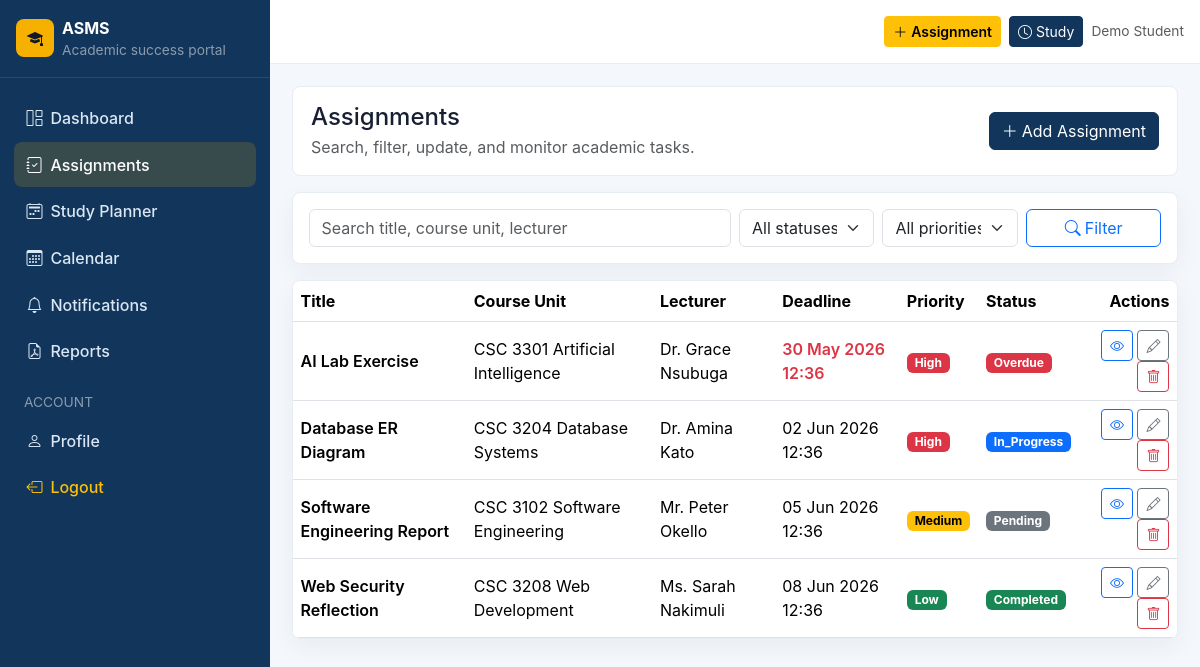
The page /assignments/ (signed in) on the database its author committed.
### assignments/models.py (models this page shows, shortened)
class Assignment(models.Model):
    PRIORITY_HIGH = "high"
    PRIORITY_MEDIUM = "medium"
    PRIORITY_LOW = "low"
    PRIORITY_CHOICES = [
        (PRIORITY_HIGH, "High"),
        (PRIORITY_MEDIUM, "Medium"),
        (PRIORITY_LOW, "Low"),
    ]
    STATUS_PENDING = "pending"
    STATUS_IN_PROGRESS = "in_progress"
    STATUS_COMPLETED = "completed"
    STATUS_OVERDUE = "overdue"
    STATUS_CHOICES = [
        (STATUS_PENDING, "Pending"),
        (STATUS_IN_PROGRESS, "In Progress"),
        (STATUS_COMPLETED, "Completed"),
        (STATUS_OVERDUE, "Overdue"),
    ]
    user = models.ForeignKey(User, on_delete=models.CASCADE, related_name="assignments")
    title = models.CharField(max_length=200)
    course_unit = models.CharField(max_length=120)
    lecturer = models.CharField(max_length=120)
    deadline = models.DateTimeField()
    description = models.TextField(blank=True)
    priority = models.CharField(max_length=10, choices=PRIORITY_CHOICES, default=PRIORITY_MEDIUM)
    status = models.CharField(max_length=20, choices=STATUS_CHOICES, default=STATUS_PENDING)
    created_at = models.DateTimeField(auto_now_add=True)
    updated_at = models.DateTimeField(auto_now=True)
    completed_at = models.DateTimeField(blank=True, null=True)
    class Meta:
        ordering = ["deadline", "-priority"]
        indexes = [
            models.Index(fields=["user", "deadline"]),
            models.Index(fields=["user", "status"]),
            models.Index(fields=["user", "priority"]),
        ]
        constraints = [
            models.UniqueConstraint(fields=["user", "title", "course_unit"], name="unique_assignment_per_course"),
        ]
    @property
    def is_overdue(self):
        return self.deadline < timezone.now() and self.status != self.STATUS_COMPLETED
    @property
    def effective_status(self):
        return self.STATUS_OVERDUE if self.is_overdue else self.status
    @property
    def priority_badge_class(self):
        return {
            self.PRIORITY_HIGH: "danger",
            self.PRIORITY_MEDIUM: "warning",
            self.PRIORITY_LOW: "success",
        }.get(self.priority, "secondary")
    @property
    def status_badge_class(self):
        return {
            self.STATUS_PENDING: "secondary",
            self.STATUS_IN_PROGRESS: "primary",
            self.STATUS_COMPLETED: "success",
            self.STATUS_OVERDUE: "danger",
        }.get(self.effective_status, "secondary")

### assignments/views.py (the view)
# urls.py: path("assignments/", views.assignment_list, name="assignment_list"),
@login_required
def assignment_list(request):
    qs = Assignment.objects.filter(user=request.user)
    form = AssignmentSearchForm(request.GET)
    if form.is_valid():
        q = form.cleaned_data.get("q")
        if q:
            qs = qs.filter(Q(title__icontains=q) | Q(course_unit__icontains=q) | Q(lecturer__icontains=q))
        if form.cleaned_data.get("status"):
            qs = qs.filter(status=form.cleaned_data["status"])
        if form.cleaned_data.get("priority"):
            qs = qs.filter(priority=form.cleaned_data["priority"])
    page_obj = Paginator(qs, 10).get_page(request.GET.get("page"))
    return render(request, "assignments/assignment_list.html", {"form": form, "page_obj": page_obj})

### assignments/forms.py
class AssignmentSearchForm(BootstrapFormMixin, forms.Form):
    q = forms.CharField(required=False, label="", widget=forms.TextInput(attrs={"placeholder": "Search title, course unit, lecturer"}))
    status = forms.ChoiceField(required=False, choices=[("", "All statuses")] + Assignment.STATUS_CHOICES)
    priority = forms.ChoiceField(required=False, choices=[("", "All priorities")] + Assignment.PRIORITY_CHOICES)
    def __init__(self, *args, **kwargs):
        super().__init__(*args, **kwargs)
        self.apply_bootstrap()

### assignments/forms.py (called while the page is built)
    def apply_bootstrap(self):
        for field in self.fields.values():
            css = "form-select" if isinstance(field.widget, forms.Select) else "form-control"
            if isinstance(field.widget, forms.CheckboxInput):
                css = "form-check-input"
            field.widget.attrs["class"] = f"{field.widget.attrs.get('class', '')} {css}".strip()

### assignments/templates/assignments/assignment_list.html (shortened to what this page needs)
{% extends "base.html" %}
{% block content %}
<div class="page-title d-flex justify-content-between align-items-center flex-wrap gap-2">
  <div><h1 class="h4 mb-1">Assignments</h1><p class="text-muted mb-0">Search, filter, update, and monitor academic tasks.</p></div>
  <a class="btn btn-primary" href="{% url 'assignment_create' %}"><i class="bi bi-plus-lg me-1"></i>Add Assignment</a>
</div>
<div class="card p-3 mb-3">
  <form class="row g-2" method="get">
    <div class="col-md-6">{{ form.q }}</div>
    <div class="col-md-2">{{ form.status }}</div>
    <div class="col-md-2">{{ form.priority }}</div>
    <div class="col-md-2 d-grid"><button class="btn btn-outline-primary" type="submit"><i class="bi bi-search me-1"></i>Filter</button></div>
  </form>
</div>
<div class="card table-responsive">
  <table class="table align-middle mb-0">
    <thead><tr><th>Title</th><th>Course Unit</th><th>Lecturer</th><th>Deadline</th><th>Priority</th><th>Status</th><th class="text-end">Actions</th></tr></thead>
    <tbody>
      {% for item in page_obj %}
      <tr>
        <td class="fw-semibold">{{ item.title }}</td>
        <td>{{ item.course_unit }}</td>
        <td>{{ item.lecturer }}</td>
        <td class="{% if item.is_overdue %}text-danger fw-semibold{% endif %}">{{ item.deadline|date:"d M Y H:i" }}</td>
        <td><span class="badge text-bg-{{ item.priority_badge_class }}">{{ item.get_priority_display }}</span></td>
        <td><span class="badge text-bg-{{ item.status_badge_class }}">{{ item.effective_status|title }}</span></td>
        <td class="text-end">
          <a class="btn btn-sm btn-outline-primary" href="{% url 'assignment_detail' item.pk %}"><i class="bi bi-eye"></i></a>
          <a class="btn btn-sm btn-outline-secondary" href="{% url 'assignment_edit' item.pk %}"><i class="bi bi-pencil"></i></a>
          <a class="btn btn-sm btn-outline-danger" href="{% url 'assignment_delete' item.pk %}"><i class="bi bi-trash"></i></a>
        </td>
      </tr>
      {% empty %}
      <tr><td colspan="7" class="text-center text-muted py-4">No assignments found.</td></tr>
      {% endfor %}
    </tbody>
  </table>
</div>
{% endblock %}

### templates/base.html (shortened to what this page needs)
<!doctype html>
<html lang="en">
<head>
  <link href="https://cdn.jsdelivr.net/npm/bootstrap@5.3.3/dist/css/bootstrap.min.css" rel="stylesheet">
  <link href="https://cdn.jsdelivr.net/npm/bootstrap-icons@1.11.3/font/bootstrap-icons.min.css" rel="stylesheet">
</head>
<body>
{% if user.is_authenticated %}
<aside id="sidebar" class="sidebar">
  <div class="p-3 border-bottom border-light border-opacity-10">
    <div class="d-flex align-items-center gap-2">
      <div class="brand-mark"><i class="bi bi-mortarboard-fill"></i></div>
      <div>
        <div class="text-white fw-bold">ASMS</div>
        <div class="text-white-50 text-small">Academic success portal</div>
      </div>
    </div>
  </div>
  <nav class="py-3">
    <a class="nav-link {% if request.resolver_match.url_name == 'dashboard' %}active{% endif %}" href="{% url 'dashboard' %}"><i class="bi bi-grid-1x2 me-2"></i>Dashboard</a>
    <a class="nav-link {% if 'assignment' in request.resolver_match.url_name %}active{% endif %}" href="{% url 'assignment_list' %}"><i class="bi bi-journal-check me-2"></i>Assignments</a>
    <a class="nav-link {% if 'study' in request.resolver_match.url_name %}active{% endif %}" href="{% url 'study_session_list' %}"><i class="bi bi-calendar2-week me-2"></i>Study Planner</a>
    <a class="nav-link {% if request.resolver_match.url_name == 'calendar' %}active{% endif %}" href="{% url 'calendar' %}"><i class="bi bi-calendar3 me-2"></i>Calendar</a>
    <a class="nav-link {% if 'notification' in request.resolver_match.url_name %}active{% endif %}" href="{% url 'notification_list' %}"><i class="bi bi-bell me-2"></i>Notifications</a>
    <a class="nav-link {% if 'report' in request.resolver_match.url_name %}active{% endif %}" href="{% url 'reports' %}"><i class="bi bi-file-earmark-pdf me-2"></i>Reports</a>
    <div class="px-4 pt-3 pb-1 text-white-50 text-uppercase text-small">Account</div>
    <a class="nav-link {% if request.resolver_match.url_name == 'profile' %}active{% endif %}" href="{% url 'profile' %}"><i class="bi bi-person me-2"></i>Profile</a>
    <a class="nav-link text-warning" href="{% url 'logout' %}"><i class="bi bi-box-arrow-left me-2"></i>Logout</a>
  </nav>
</aside>
<main class="main">
  <div class="topbar d-flex align-items-center justify-content-between px-3">
    <div class="ms-auto d-flex align-items-center gap-2">
      <a class="btn btn-sm btn-warning fw-semibold" href="{% url 'assignment_create' %}"><i class="bi bi-plus-lg me-1"></i>Assignment</a>
      <a class="btn btn-sm btn-primary" href="{% url 'study_session_create' %}"><i class="bi bi-clock me-1"></i>Study</a>
      <span class="text-muted text-small d-none d-md-inline">{{ user.get_full_name|default:user.username }}</span>
    </div>
  </div>
  <div class="page-shell">{% block content %}{% endblock %}</div>
</main>
{% endif %}
</body>
</html>

### templates/base.html (style rules this page uses)
:root { --nav:#12355b; --accent:#f6b100; --ink:#172033; --muted:#6b7280; --bg:#f4f7fb; }
body { background:var(--bg); color:var(--ink); font-family:Inter,Segoe UI,Arial,sans-serif; }
.sidebar { width:270px; min-height:100vh; background:var(--nav); position:fixed; inset:0 auto 0 0; z-index:1000; }
.brand-mark { width:38px; height:38px; border-radius:8px; background:var(--accent); display:grid; place-items:center; color:#111827; }
.sidebar .nav-link { color:#dbe7f4; border-radius:8px; margin:.12rem .85rem; padding:.65rem .8rem; font-weight:500; }
.sidebar .nav-link:hover,.sidebar .nav-link.active { background:rgba(246,177,0,.16); color:#fff; }
.main { margin-left:270px; min-height:100vh; }
.topbar { height:64px; background:#fff; border-bottom:1px solid #e7edf5; }
.page-shell { padding:1.35rem; }
.page-title { background:#fff; border:1px solid #e7edf5; border-radius:8px; padding:1rem 1.15rem; margin-bottom:1rem; }
.card,.table-wrap { border:1px solid #e7edf5; border-radius:8px; box-shadow:0 8px 24px rgba(18,53,91,.05); }
.btn-primary { --bs-btn-bg:#12355b; --bs-btn-border-color:#12355b; --bs-btn-hover-bg:#0e2b49; --bs-btn-hover-border-color:#0e2b49; }
.text-small { font-size:.86rem; }

### rows shown on the page
Assignment: title "AI Lab Exercise", course_unit "CSC 3301 Artificial Intelligence", lecturer "Dr. Grace Nsubuga", deadline "30 May 2026 12:36", priority "High", effective_status "Overdue"
Assignment: title "Database ER Diagram", course_unit "CSC 3204 Database Systems", lecturer "Dr. Amina Kato", deadline "02 Jun 2026 12:36", priority "High", effective_status "In_Progress"
Assignment: title "Software Engineering Report", course_unit "CSC 3102 Software Engineering", lecturer "Mr. Peter Okello", deadline "05 Jun 2026 12:36", priority "Medium", effective_status "Pending"
Assignment: title "Web Security Reflection", course_unit "CSC 3208 Web Development", lecturer "Ms. Sarah Nakimuli", deadline "08 Jun 2026 12:36", priority "Low", effective_status "Completed"

### other values the page prints
{{ user.get_full_name|default:user.username }} "Demo Student"
